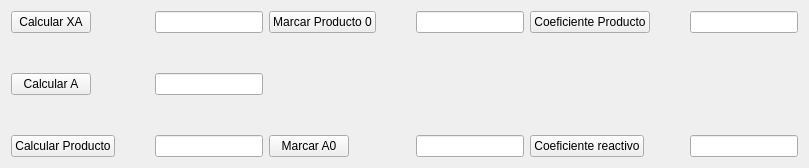
      <widget class="QWidget" name="calculos_concentracion_tab">
       <attribute name="title">
        <string>Calculos Concentración</string>
       </attribute>
       <layout class="QHBoxLayout" name="horizontalLayout_2">
        <item>
         <layout class="QVBoxLayout" name="verticalLayout_4">
          <property name="spacing">
           <number>0</number>
          </property>
          <item>
           <layout class="QHBoxLayout" name="horizontalLayout_5">
            <property name="spacing">
             <number>0</number>
            </property>
            <item>
             <widget class="QPushButton" name="calcular_xa">
              <property name="text">
               <string>Calcular XA</string>
              </property>
             </widget>
            </item>
            <item>
             <spacer name="horizontalSpacer_5">
              <property name="orientation">
               <enum>Qt::Horizontal</enum>
              </property>
              <property name="sizeHint" stdset="0">
               <size>
                <width>40</width>
                <height>20</height>
               </size>
              </property>
             </spacer>
            </item>
            <item>
             <widget class="QLineEdit" name="conversion_reactivo_limitante_dc_edit_2"/>
            </item>
           </layout>
          </item>
          <item>
           <spacer name="verticalSpacer_3">
            <property name="orientation">
             <enum>Qt::Vertical</enum>
            </property>
            <property name="sizeHint" stdset="0">
             <size>
              <width>20</width>
              <height>40</height>
             </size>
            </property>
           </spacer>
          </item>
          <item>
           <layout class="QHBoxLayout" name="horizontalLayout_6">
            <property name="spacing">
             <number>0</number>
            </property>
            <item>
             <widget class="QPushButton" name="calcular_a">
              <property name="text">
               <string>Calcular A</string>
              </property>
             </widget>
            </item>
            <item>
             <spacer name="horizontalSpacer_6">
              <property name="orientation">
               <enum>Qt::Horizontal</enum>
              </property>
              <property name="sizeHint" stdset="0">
               <size>
                <width>40</width>
                <height>20</height>
               </size>
              </property>
             </spacer>
            </item>
            <item>
             <widget class="QLineEdit" name="concentracion_reactivo_limitante_calculo"/>
            </item>
           </layout>
          </item>
          <item>
           <spacer name="verticalSpacer_4">
            <property name="orientation">
             <enum>Qt::Vertical</enum>
            </property>
            <property name="sizeHint" stdset="0">
             <size>
              <width>20</width>
              <height>40</height>
             </size>
            </property>
           </spacer>
          </item>
          <item>
           <layout class="QHBoxLayout" name="horizontalLayout_7">
            <property name="spacing">
             <number>0</number>
            </property>
            <item>
             <widget class="QPushButton" name="calcular_producto">
              <property name="text">
               <string>Calcular Producto</string>
              </property>
             </widget>
            </item>
            <item>
             <spacer name="horizontalSpacer_7">
              <property name="orientation">
               <enum>Qt::Horizontal</enum>
              </property>
              <property name="sizeHint" stdset="0">
               <size>
                <width>40</width>
                <height>20</height>
               </size>
              </property>
             </spacer>
            </item>
            <item>
             <widget class="QLineEdit" name="concentracion_producto_calculo_edit"/>
            </item>
           </layout>
          </item>
         </layout>
        </item>
        <item>
         <layout class="QVBoxLayout" name="verticalLayout_21">
          <property name="spacing">
           <number>0</number>
          </property>
          <item>
           <layout class="QHBoxLayout" name="horizontalLayout_4">
            <property name="spacing">
             <number>0</number>
            </property>
            <item>
             <widget class="QPushButton" name="marcar_producto0_btn">
              <property name="text">
               <string>Marcar Producto 0</string>
              </property>
             </widget>
            </item>
            <item>
             <spacer name="horizontalSpacer">
              <property name="orientation">
               <enum>Qt::Horizontal</enum>
              </property>
              <property name="sizeHint" stdset="0">
               <size>
                <width>40</width>
                <height>20</height>
               </size>
              </property>
             </spacer>
            </item>
            <item>
             <widget class="QLineEdit" name="concentracion_producto_edit"/>
            </item>
           </layout>
          </item>
          <item>
           <spacer name="verticalSpacer">
            <property name="orientation">
             <enum>Qt::Vertical</enum>
            </property>
            <property name="sizeHint" stdset="0">
             <size>
              <width>20</width>
              <height>40</height>
             </size>
            </property>
           </spacer>
          </item>
          <item>
           <layout class="QHBoxLayout" name="horizontalLayout_8">
            <property name="spacing">
             <number>0</number>
            </property>
            <item>
             <widget class="QPushButton" name="marcar_a0_btn">
              <property name="text">
               <string>Marcar A0</string>
              </property>
             </widget>
            </item>
            <item>
             <spacer name="horizontalSpacer_2">
              <property name="orientation">
               <enum>Qt::Horizontal</enum>
              </property>
              <property name="sizeHint" stdset="0">
               <size>
                <width>40</width>
                <height>20</height>
               </size>
              </property>
             </spacer>
            </item>
            <item>
             <widget class="QLineEdit" name="concentracion_reactivo_limitante_edit"/>
            </item>
           </layout>
          </item>
         </layout>
        </item>
        <item>
         <layout class="QVBoxLayout" name="verticalLayout_22">
          <property name="spacing">
           <number>0</number>
          </property>
          <item>
           <layout class="QHBoxLayout" name="horizontalLayout_9">
            <property name="spacing">
             <number>0</number>
            </property>
            <item>
             <widget class="QPushButton" name="marcar_coeficiente_producto_btn">
              <property name="text">
               <string>Coeficiente Producto</string>
              </property>
             </widget>
            </item>
            <item>
             <spacer name="horizontalSpacer_3">
              <property name="orientation">
               <enum>Qt::Horizontal</enum>
              </property>
              <property name="sizeHint" stdset="0">
               <size>
                <width>40</width>
                <height>20</height>
               </size>
              </property>
             </spacer>
            </item>
            <item>
             <widget class="QLineEdit" name="coeficiente_estequiometrico_producto_edit"/>
            </item>
           </layout>
          </item>
          <item>
           <spacer name="verticalSpacer_2">
            <property name="orientation">
             <enum>Qt::Vertical</enum>
            </property>
            <property name="sizeHint" stdset="0">
             <size>
              <width>20</width>
              <height>40</height>
             </size>
            </property>
           </spacer>
          </item>
          <item>
           <layout class="QHBoxLayout" name="horizontalLayout_47">
            <property name="spacing">
             <number>0</number>
            </property>
            <item>
             <widget class="QPushButton" name="marcar_coeficiente_reactivo_btn">
              <property name="text">
               <string>Coeficiente reactivo</string>
              </property>
             </widget>
            </item>
            <item>
             <spacer name="horizontalSpacer_4">
              <property name="orientation">
               <enum>Qt::Horizontal</enum>
              </property>
              <property name="sizeHint" stdset="0">
               <size>
                <width>40</width>
                <height>20</height>
               </size>
              </property>
             </spacer>
            </item>
            <item>
             <widget class="QLineEdit" name="coeficiente_estequiometrico_reactivo_edit"/>
            </item>
           </layout>
          </item>
         </layout>
        </item>
       </layout>
      </widget>
